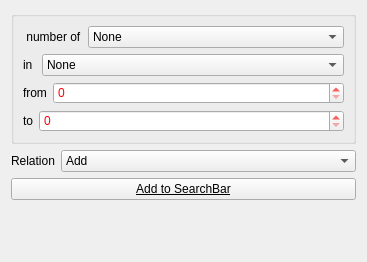
       <widget class="QWidget" name="p_stat">
        <property name="geometry">
         <rect>
          <x>0</x>
          <y>0</y>
          <width>367</width>
          <height>262</height>
         </rect>
        </property>
        <attribute name="label">
         <string>Statistic Search</string>
        </attribute>
        <layout class="QVBoxLayout" name="verticalLayout_19">
         <item>
          <widget class="QGroupBox" name="groupBox_10">
           <property name="title">
            <string/>
           </property>
           <layout class="QVBoxLayout" name="verticalLayout_17">
            <item>
             <layout class="QHBoxLayout" name="horizontalLayout_11">
              <item>
               <widget class="QLabel" name="label_18">
                <property name="sizePolicy">
                 <sizepolicy hsizetype="Fixed" vsizetype="Preferred">
                  <horstretch>0</horstretch>
                  <verstretch>0</verstretch>
                 </sizepolicy>
                </property>
                <property name="text">
                 <string> number of</string>
                </property>
                <property name="buddy">
                 <cstring>o_stat_num</cstring>
                </property>
               </widget>
              </item>
              <item>
               <widget class="QComboBox" name="o_stat_num">
                <item>
                 <property name="text">
                  <string>None</string>
                 </property>
                </item>
                <item>
                 <property name="text">
                  <string>Letters</string>
                 </property>
                </item>
                <item>
                 <property name="text">
                  <string>Words</string>
                 </property>
                </item>
                <item>
                 <property name="text">
                  <string>Words (الله)</string>
                 </property>
                </item>
                <item>
                 <property name="text">
                  <string>Ayas</string>
                 </property>
                </item>
                <item>
                 <property name="text">
                  <string>Ruku's</string>
                 </property>
                </item>
               </widget>
              </item>
             </layout>
            </item>
            <item>
             <layout class="QHBoxLayout" name="horizontalLayout_12">
              <item>
               <widget class="QLabel" name="label_22">
                <property name="sizePolicy">
                 <sizepolicy hsizetype="Fixed" vsizetype="Preferred">
                  <horstretch>0</horstretch>
                  <verstretch>0</verstretch>
                 </sizepolicy>
                </property>
                <property name="text">
                 <string>in </string>
                </property>
                <property name="buddy">
                 <cstring>o_stat_in</cstring>
                </property>
               </widget>
              </item>
              <item>
               <widget class="QComboBox" name="o_stat_in">
                <item>
                 <property name="text">
                  <string>None</string>
                 </property>
                </item>
                <item>
                 <property name="text">
                  <string>Aya</string>
                 </property>
                </item>
                <item>
                 <property name="text">
                  <string>Sura</string>
                 </property>
                </item>
               </widget>
              </item>
             </layout>
            </item>
            <item>
             <layout class="QHBoxLayout" name="horizontalLayout_13">
              <item>
               <widget class="QLabel" name="label_23">
                <property name="sizePolicy">
                 <sizepolicy hsizetype="Fixed" vsizetype="Preferred">
                  <horstretch>0</horstretch>
                  <verstretch>0</verstretch>
                 </sizepolicy>
                </property>
                <property name="text">
                 <string>from</string>
                </property>
                <property name="buddy">
                 <cstring>o_stat_from</cstring>
                </property>
               </widget>
              </item>
              <item>
               <widget class="QSpinBox" name="o_stat_from">
                <property name="styleSheet">
                 <string>color : red</string>
                </property>
               </widget>
              </item>
             </layout>
            </item>
            <item>
             <layout class="QHBoxLayout" name="horizontalLayout_14">
              <item>
               <widget class="QLabel" name="label_24">
                <property name="sizePolicy">
                 <sizepolicy hsizetype="Fixed" vsizetype="Preferred">
                  <horstretch>0</horstretch>
                  <verstretch>0</verstretch>
                 </sizepolicy>
                </property>
                <property name="text">
                 <string>to</string>
                </property>
                <property name="buddy">
                 <cstring>o_stat_to</cstring>
                </property>
               </widget>
              </item>
              <item>
               <widget class="QSpinBox" name="o_stat_to">
                <property name="styleSheet">
                 <string>color : red</string>
                </property>
               </widget>
              </item>
             </layout>
            </item>
           </layout>
          </widget>
         </item>
         <item>
          <layout class="QHBoxLayout" name="horizontalLayout_31">
           <item>
            <widget class="QLabel" name="label_13">
             <property name="sizePolicy">
              <sizepolicy hsizetype="Fixed" vsizetype="Preferred">
               <horstretch>0</horstretch>
               <verstretch>0</verstretch>
              </sizepolicy>
             </property>
             <property name="text">
              <string>Relation</string>
             </property>
             <property name="buddy">
              <cstring>o_relation_stat</cstring>
             </property>
            </widget>
           </item>
           <item>
            <widget class="QComboBox" name="o_relation_stat">
             <item>
              <property name="text">
               <string>Add</string>
              </property>
             </item>
             <item>
              <property name="text">
               <string>Replace</string>
              </property>
             </item>
             <item>
              <property name="text">
               <string>(OR)</string>
              </property>
             </item>
             <item>
              <property name="text">
               <string>(AND)</string>
              </property>
             </item>
             <item>
              <property name="text">
               <string>(ANDNOT)</string>
              </property>
             </item>
            </widget>
           </item>
          </layout>
         </item>
         <item>
          <widget class="QPushButton" name="o_add2query_stat">
           <property name="font">
            <font>
             <weight>50</weight>
             <bold>false</bold>
             <underline>true</underline>
             <strikeout>false</strikeout>
             <kerning>false</kerning>
            </font>
           </property>
           <property name="cursor">
            <cursorShape>PointingHandCursor</cursorShape>
           </property>
           <property name="toolTip">
            <string/>
           </property>
           <property name="text">
            <string>Add to SearchBar</string>
           </property>
           <property name="icon">
            <iconset resource="../images/main.qrc">
             <normaloff>:/resources/up-16.png</normaloff>:/resources/up-16.png</iconset>
           </property>
          </widget>
         </item>
         <item>
          <spacer name="verticalSpacer_4">
           <property name="orientation">
            <enum>Qt::Vertical</enum>
           </property>
           <property name="sizeHint" stdset="0">
            <size>
             <width>20</width>
             <height>40</height>
            </size>
           </property>
          </spacer>
         </item>
        </layout>
       </widget>
